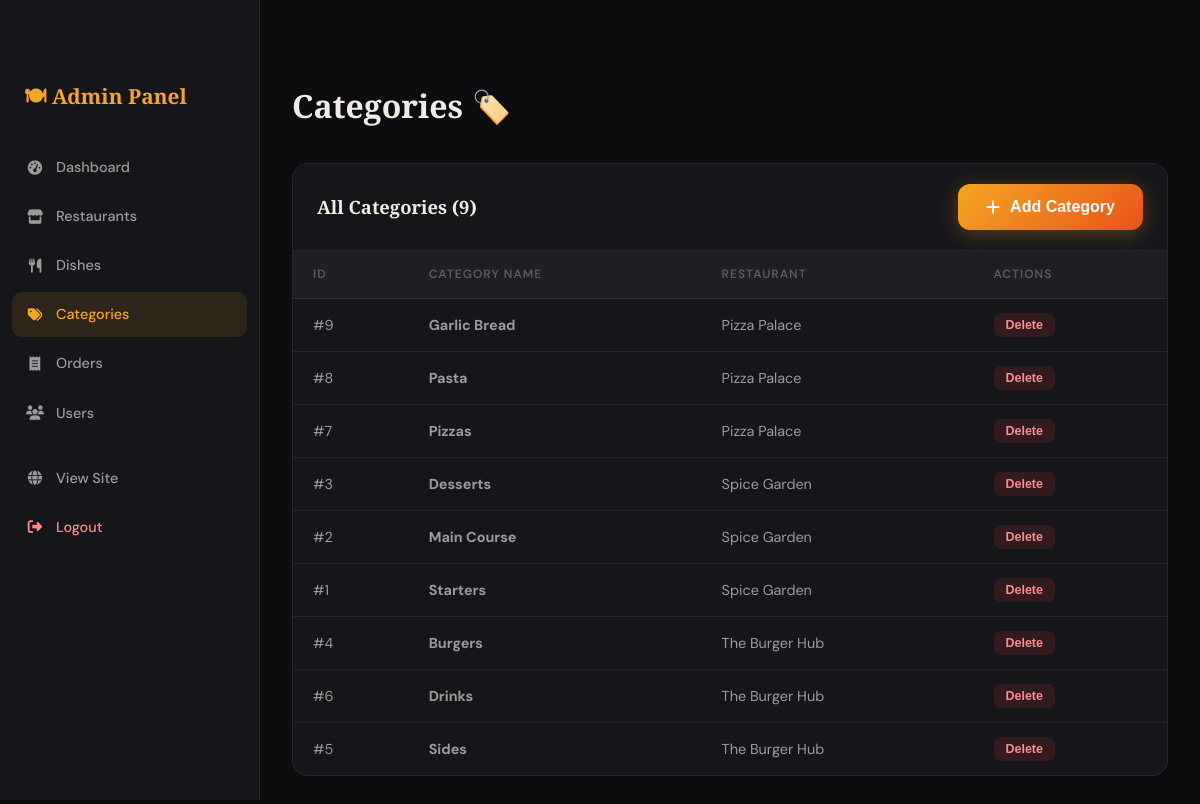
Screenshot of /admin/categories.php (signed in) with the database file from the repository.
### tables this page shows
CREATE TABLE IF NOT EXISTS categories (
    category_id INT AUTO_INCREMENT PRIMARY KEY,
    category_name VARCHAR(100) NOT NULL,
    restaurant_id INT,
    FOREIGN KEY (restaurant_id) REFERENCES restaurants(restaurant_id) ON DELETE CASCADE
);

CREATE TABLE IF NOT EXISTS restaurants (
    restaurant_id INT AUTO_INCREMENT PRIMARY KEY,
    restaurant_name VARCHAR(150) NOT NULL,
    address TEXT,
    phone VARCHAR(20),
    image VARCHAR(255) DEFAULT 'default.jpg',
    status TINYINT(1) DEFAULT 1,
    created_at DATETIME DEFAULT CURRENT_TIMESTAMP
);

### admin/categories.php (the view, shortened to what this page needs)
<?php
require_once '../connect.php';
$categories  = $pdo->query("SELECT ca.*, r.restaurant_name FROM categories ca LEFT JOIN restaurants r ON ca.restaurant_id = r.restaurant_id ORDER BY r.restaurant_name, ca.category_name")->fetchAll();
?>
<!DOCTYPE html>
<html lang="en">
<head>
    <link rel="stylesheet" href="https://cdnjs.cloudflare.com/ajax/libs/font-awesome/6.5.0/css/all.min.css">
    <link rel="stylesheet" href="../css/style.css">
</head>
<body>
<div class="admin-sidebar">
    <div class="admin-logo">🍽 Admin Panel</div>
    <nav class="admin-nav">
        <a href="index.php" class="admin-nav-item"><i class="fas fa-tachometer-alt"></i> Dashboard</a>
        <a href="restaurants.php" class="admin-nav-item"><i class="fas fa-store"></i> Restaurants</a>
        <a href="dishes.php" class="admin-nav-item"><i class="fas fa-utensils"></i> Dishes</a>
        <a href="categories.php" class="admin-nav-item active"><i class="fas fa-tags"></i> Categories</a>
        <a href="orders.php" class="admin-nav-item"><i class="fas fa-receipt"></i> Orders</a>
        <a href="users.php" class="admin-nav-item"><i class="fas fa-users"></i> Users</a>
        <a href="../index.php" class="admin-nav-item" style="margin-top:20px;"><i class="fas fa-globe"></i> View Site</a>
        <a href="../logout.php" class="admin-nav-item" style="color:#ff8a8a;"><i class="fas fa-sign-out-alt"></i> Logout</a>
    </nav>
</div>
<div class="admin-main">
    <div class="admin-page-title">Categories 🏷️</div>
    <div class="data-table">
        <div class="table-header">
            <h3>All Categories (<?= count($categories) ?>)</h3>
            <button class="btn-primary" onclick="openModal('addModal')"><i class="fas fa-plus"></i> Add Category</button>
        </div>
        <div style="overflow-x:auto;">
            <table>
                <thead>
                    <tr><th>ID</th><th>Category Name</th><th>Restaurant</th><th>Actions</th></tr>
                </thead>
                <tbody>
                    <?php foreach($categories as $c): ?>
                    <tr>
                        <td>#<?= $c['category_id'] ?></td>
                        <td><strong><?= htmlspecialchars($c['category_name']) ?></strong></td>
                        <td><?= htmlspecialchars($c['restaurant_name'] ?? '–') ?></td>
                        <td>
                            <form method="POST" style="display:inline;" onsubmit="return confirm('Delete this category?')">
                                <button type="submit" class="btn-del">Delete</button>
                            </form>
                        </td>
                    </tr>
                    <?php endforeach; ?>
                </tbody>
            </table>
        </div>
    </div>
</div>
</body>
</html>

### css/style.css (style rules this page uses)
:root { --bg-dark: #0d0d0f; --bg-card: #16161a; --bg-elevated: #1e1e24; --accent: #f5a623; --accent-warm: #e8531a; --accent-green: #2dce89; --text-primary: #f0ece4; --text-secondary: #9b9b9b; --text-muted: #5a5a6a; --border: rgba(255,255,255,0.07); --border-hover: rgba(245,166,35,0.4); --shadow: 0 8px 40px rgba(0,0,0,0.5); --shadow-glow: 0 0 30px rgba(245,166,35,0.15); --radius: 16px; --radius-sm: 10px; --font-display: 'Playfair Display', Georgia, serif; --font-body: 'DM Sans', sans-serif; --transition: all 0.3s cubic-bezier(0.4, 0, 0.2, 1); }
*, *::before, *::after { box-sizing: border-box; margin: 0; padding: 0; }
html { scroll-behavior: smooth; }
body { font-family: var(--font-body); background: var(--bg-dark); color: var(--text-primary); line-height: 1.6; overflow-x: hidden; }
a { text-decoration: none; color: inherit; }
.btn-primary { display: inline-flex; align-items: center; gap: 10px; background: linear-gradient(135deg, var(--accent), var(--accent-warm)); color: #fff; font-weight: 700; font-size: 1rem; padding: 14px 28px; border-radius: 12px; transition: var(--transition); box-shadow: 0 4px 20px rgba(245,166,35,0.3); border: none; cursor: pointer; }
.admin-sidebar { background: var(--bg-card); border-right: 1px solid var(--border); padding: 80px 0 40px; position: fixed; top: 0; left: 0; width: 260px; height: 100vh; overflow-y: auto; }
.admin-logo { padding: 0 24px 32px; font-family: var(--font-display); font-size: 1.3rem; font-weight: 700; color: var(--accent); }
.admin-nav { padding: 0 12px; }
.admin-nav-item { display: flex; align-items: center; gap: 12px; padding: 11px 14px; border-radius: 10px; color: var(--text-secondary); font-size: 0.9rem; font-weight: 500; transition: var(--transition); margin-bottom: 4px; }
.admin-nav-item:hover, .admin-nav-item.active { background: rgba(245,166,35,0.1); color: var(--accent); }
.admin-nav-item i { width: 18px; text-align: center; }
.admin-main { margin-left: 260px; padding: 80px 32px 40px; }
.admin-page-title { font-family: var(--font-display); font-size: 2rem; font-weight: 700; margin-bottom: 32px; }
.data-table { background: var(--bg-card); border: 1px solid var(--border); border-radius: var(--radius); overflow: hidden; }
.table-header { display: flex; align-items: center; justify-content: space-between; padding: 20px 24px; border-bottom: 1px solid var(--border); flex-wrap: wrap; gap: 12px; }
.table-header h3 { font-family: var(--font-display); font-size: 1.15rem; font-weight: 700; }
table { width: 100%; border-collapse: collapse; }
th { padding: 14px 20px; text-align: left; font-size: 0.75rem; text-transform: uppercase; letter-spacing: 1px; color: var(--text-muted); font-weight: 600; background: var(--bg-elevated); }
td { padding: 14px 20px; font-size: 0.9rem; border-top: 1px solid var(--border); color: var(--text-secondary); }
.btn-edit, .btn-del { padding: 5px 12px; border-radius: 7px; font-size: 0.78rem; font-weight: 600; border: none; cursor: pointer; transition: var(--transition); }
.btn-del { background: rgba(255,68,68,0.12); color: #ff8a8a; }

### rows the page displays
categories: category_id "9", category_name "Garlic Bread", restaurant.restaurant_name "Pizza Palace"
categories: category_id "8", category_name "Pasta", restaurant.restaurant_name "Pizza Palace"
categories: category_id "7", category_name "Pizzas", restaurant.restaurant_name "Pizza Palace"
categories: category_id "3", category_name "Desserts", restaurant.restaurant_name "Spice Garden"
categories: category_id "2", category_name "Main Course", restaurant.restaurant_name "Spice Garden"
categories: category_id "1", category_name "Starters", restaurant.restaurant_name "Spice Garden"
categories: category_id "4", category_name "Burgers", restaurant.restaurant_name "The Burger Hub"
categories: category_id "6", category_name "Drinks", restaurant.restaurant_name "The Burger Hub"
categories: category_id "5", category_name "Sides", restaurant.restaurant_name "The Burger Hub"

### other values shown
count($categories) "9"
